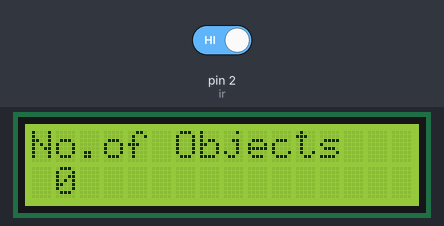
A sketch run on a simulated Arduino Uno, built with avr-gcc and run on an emulated ATmega328P. Shown: 16×2 character LCD. Inputs (shaded band) come from the test bench; at power-on: pin 2 (ir) HIGH.

Above: at 0.28 s.

The sketch:

TaSK-2.ino
```cpp
#include<LiquidCrystal_I2C.h>
#include<Wire.h>
#define ir 2
int ir_value;
int count=0;
bool flag=false;
LiquidCrystal_I2C lcd(0x27,16,2);
void setup() {
  pinMode(ir, INPUT_PULLUP);
  lcd.init();
  lcd.backlight();
  }

void loop() {
  ir_value=digitalRead(ir);
  if(ir_value==LOW){
    flag=true;

  }
  if(flag==true && digitalRead(ir)==HIGH){
    count++;
    flag=false;
  }
  lcd.setCursor(0,0);
  lcd.print("No.of Objects");
  lcd.setCursor(1,1);
  lcd.print(count);
  delay(200);
  lcd.clear();
}
```
